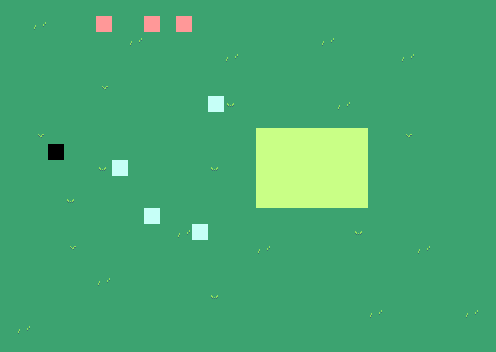

The image is a tile-based game level rendered from a .tmx file. Its description and complete source (layers, tilesets, objects, tile grids) follow:
An orthogonal 31x22 tile map with 16x16 px tiles, 2 tile layers (Level, Regions), 2 tilesets and 1 object (Enemy).

<map version="1.4" tiledversion="1.4.2" orientation="orthogonal" renderorder="right-down" compressionlevel="0" width="31" height="22" tilewidth="16" tileheight="16" infinite="0" backgroundcolor="#7F8093" nextlayerid="5" nextobjectid="1"><tileset firstgid="1" name="Floor_tileset" tilewidth="16" tileheight="16" tilecount="24" columns="4" objectalignment="topleft" margin="0" spacing="0"><image source="../../../images/floor-tileset.png" width="64" height="96" /></tileset><tileset firstgid="25" name="Regions" tilewidth="16" tileheight="16" tilecount="4" columns="4" objectalignment="topleft"><image source="Regions.intgrid.png" width="64" height="16" /></tileset><layer id="1" name="Level" width="31" height="22" opacity="1"><data encoding="csv">4,4,4,4,4,4,4,4,4,4,4,4,4,4,4,4,4,4,4,4,4,4,4,4,4,4,4,4,4,4,4,4,4,3,4,4,4,4,4,4,4,4,4,4,4,4,4,4,4,4,4,4,4,4,4,4,4,4,4,4,4,4,4,4,4,4,4,4,4,4,3,4,4,4,4,4,4,4,4,4,4,4,3,4,4,4,4,4,4,4,4,4,4,4,4,4,4,4,4,4,4,4,4,4,4,4,4,3,4,4,4,4,4,4,4,4,4,4,3,4,4,4,4,4,4,4,4,4,4,4,4,4,4,4,4,4,4,4,4,4,4,4,4,4,4,4,4,4,4,4,4,4,4,4,4,4,4,4,4,4,4,1,4,4,4,4,4,4,4,4,4,4,4,4,4,4,4,4,4,4,4,4,4,4,4,4,4,4,4,4,4,4,4,4,4,4,4,4,4,4,2,4,4,4,4,4,4,3,4,4,4,4,4,4,4,4,4,4,4,4,4,4,4,4,4,4,4,4,4,4,4,4,4,4,4,4,4,4,4,4,4,4,4,4,4,4,4,4,4,4,1,4,4,4,4,4,4,4,4,4,4,4,4,4,4,4,4,2,4,4,4,4,4,1,4,4,4,4,4,4,4,4,4,4,4,4,4,4,4,4,4,4,4,4,4,4,4,4,4,4,4,4,4,4,4,4,4,4,4,4,4,4,4,4,4,4,2,4,4,4,4,4,4,2,4,4,4,4,4,4,4,4,4,4,4,4,4,4,4,4,4,4,4,4,4,4,4,4,4,4,4,4,4,4,4,4,4,4,4,4,4,4,4,4,4,4,4,4,4,4,4,4,4,4,4,4,2,4,4,4,4,4,4,4,4,4,4,4,4,4,4,4,4,4,4,4,4,4,4,4,4,4,4,4,4,4,4,4,4,4,4,4,4,4,4,4,4,4,4,4,4,4,4,4,4,4,4,4,4,4,4,4,4,4,4,4,4,4,4,4,4,4,4,4,4,3,4,4,4,4,4,4,4,4,4,4,2,4,4,4,4,4,4,4,4,4,4,4,4,1,4,4,4,4,4,4,4,4,4,4,4,3,4,4,4,4,4,4,4,4,4,3,4,4,4,4,4,4,4,4,4,4,4,4,4,4,4,4,4,4,4,4,4,4,4,4,4,4,4,4,4,4,4,4,4,4,4,4,4,4,4,4,4,3,4,4,4,4,4,4,4,4,4,4,4,4,4,4,4,4,4,4,4,4,4,4,4,4,4,4,4,4,4,4,4,4,4,4,4,4,4,2,4,4,4,4,4,4,4,4,4,4,4,4,4,4,4,4,4,4,4,4,4,4,4,4,4,4,4,4,4,4,4,4,4,4,4,4,4,4,4,4,3,4,4,4,4,4,3,4,4,3,4,4,4,4,4,4,4,4,4,4,4,4,4,4,4,4,4,4,4,4,4,4,4,4,4,4,4,4,4,4,4,4,4,4,4,4,4,4,4,4,4,4,4,4,4,4,4,4,4,4,4,4,4,4,4,4,4,4,4,4</data></layer><objectgroup id="2" name="Enemy"><object name="Enemy" x="160" y="96" width="16" height="16"><properties><property name="__anchorX" type="int" value="160" /><property name="__anchorY" type="int" value="96" /><property name="__cx" type="int" value="10" /><property name="__cy" type="int" value="6" /><property name="name" value="Fire Turret" /></properties></object></objectgroup><objectgroup id="3" name="Event" /><layer id="4" name="Regions" width="31" height="22" opacity="1"><data encoding="csv">0,0,0,0,0,0,0,0,0,0,0,0,0,0,0,0,0,0,0,0,0,0,0,0,0,0,0,0,0,0,0,0,0,0,0,0,0,28,0,0,28,0,28,0,0,0,0,0,0,0,0,0,0,0,0,0,0,0,0,0,0,0,0,0,0,0,0,0,0,0,0,0,0,0,0,0,0,0,0,0,0,0,0,0,0,0,0,0,0,0,0,0,0,0,0,0,0,0,0,0,0,0,0,0,0,0,0,0,0,0,0,0,0,0,0,0,0,0,0,0,0,0,0,0,0,0,0,0,0,0,0,0,0,0,0,0,0,0,0,0,0,0,0,0,0,0,0,0,0,0,0,0,0,0,0,0,0,0,0,0,0,0,0,0,0,0,0,0,0,0,0,0,0,0,0,0,0,0,0,0,0,0,0,0,0,0,0,0,0,0,0,0,0,0,0,0,0,0,0,27,0,0,0,0,0,0,0,0,0,0,0,0,0,0,0,0,0,0,0,0,0,0,0,0,0,0,0,0,0,0,0,0,0,0,0,0,0,0,0,0,0,0,0,0,0,0,0,0,0,0,0,0,0,0,0,0,0,0,0,0,0,0,0,0,26,26,26,26,26,26,26,0,0,0,0,0,0,0,0,0,0,0,25,0,0,0,0,0,0,0,0,0,0,0,0,26,26,26,26,26,26,26,0,0,0,0,0,0,0,0,0,0,0,0,0,0,0,27,0,0,0,0,0,0,0,0,26,26,26,26,26,26,26,0,0,0,0,0,0,0,0,0,0,0,0,0,0,0,0,0,0,0,0,0,0,0,0,26,26,26,26,26,26,26,0,0,0,0,0,0,0,0,0,0,0,0,0,0,0,0,0,0,0,0,0,0,0,0,26,26,26,26,26,26,26,0,0,0,0,0,0,0,0,0,0,0,0,0,0,0,0,0,27,0,0,0,0,0,0,0,0,0,0,0,0,0,0,0,0,0,0,0,0,0,0,0,0,0,0,0,0,0,0,0,0,0,27,0,0,0,0,0,0,0,0,0,0,0,0,0,0,0,0,0,0,0,0,0,0,0,0,0,0,0,0,0,0,0,0,0,0,0,0,0,0,0,0,0,0,0,0,0,0,0,0,0,0,0,0,0,0,0,0,0,0,0,0,0,0,0,0,0,0,0,0,0,0,0,0,0,0,0,0,0,0,0,0,0,0,0,0,0,0,0,0,0,0,0,0,0,0,0,0,0,0,0,0,0,0,0,0,0,0,0,0,0,0,0,0,0,0,0,0,0,0,0,0,0,0,0,0,0,0,0,0,0,0,0,0,0,0,0,0,0,0,0,0,0,0,0,0,0,0,0,0,0,0,0,0,0,0,0,0,0,0,0,0,0,0,0,0,0,0,0,0,0,0,0,0,0,0,0,0,0,0,0,0,0,0,0,0,0,0,0,0,0,0,0,0,0,0,0,0,0,0,0,0,0,0,0,0,0,0,0,0,0,0,0,0,0,0,0,0,0,0,0,0,0,0,0,0,0,0,0,0,0,0,0,0,0,0,0</data></layer></map>
